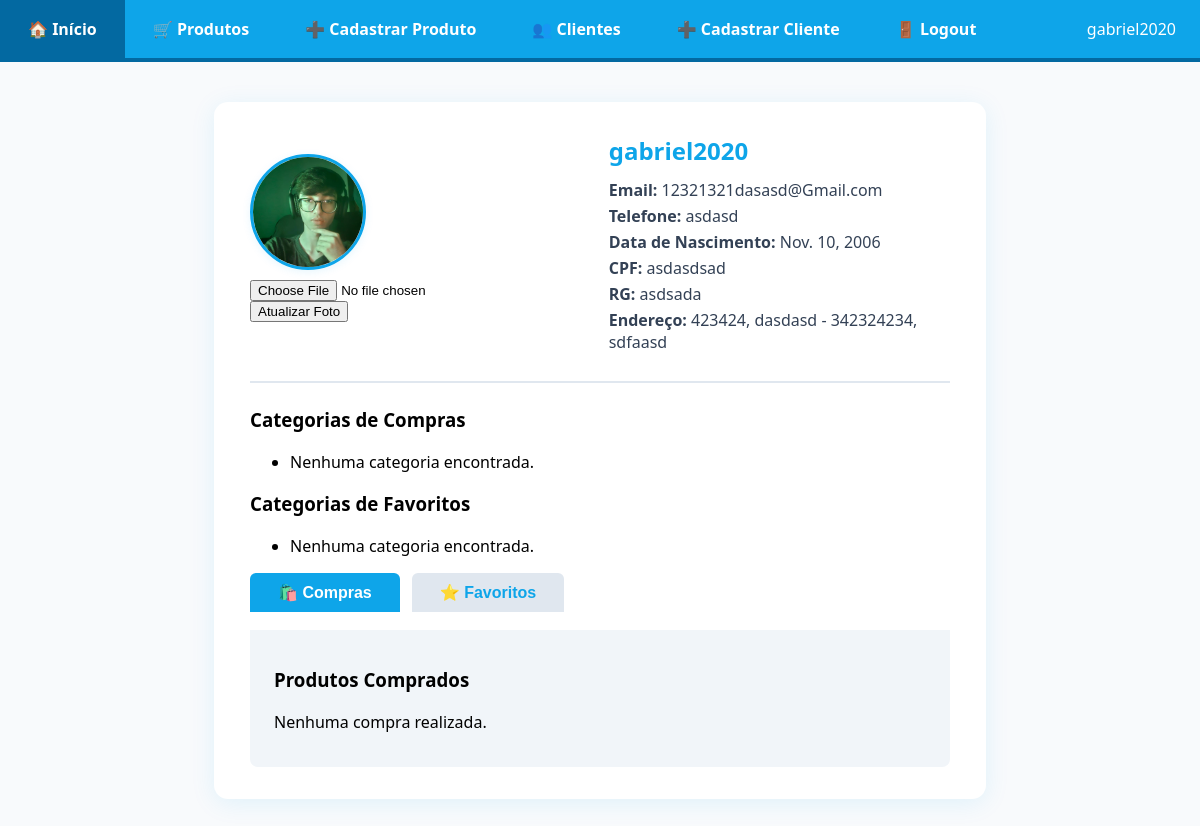
Screenshot of /clientes/1/perfil/ (signed in) with the database file from the repository.
### app/models.py (models this page shows, shortened)
class user(models.Model):
    username = models.CharField(max_length=100)
    password = models.CharField(max_length=100)
    email = models.EmailField(max_length=100)
    telefone = models.CharField(max_length=100)
    data_de_nascimento = models.DateField()
    cpf = models.CharField(max_length=100)
    rg = models.CharField(max_length=100)
    endereco = models.CharField(max_length=100)
    cidade = models.CharField(max_length=100)
    estado = models.CharField(max_length=100)
    cep = models.CharField(max_length=100)
    imagem = models.ImageField(upload_to='perfil/', blank=True, null=True)
    favoritos = models.ManyToManyField('produto', related_name='favoritado_por', blank=True)
    compras = models.ManyToManyField('produto', related_name='comprado_por', blank=True)

### app/views.py (the view)
# urls.py: path('clientes/<int:pk>/perfil/', views.perfil_cliente, name='perfil_cliente'),  # Adicione esta linha
@login_required
def perfil_cliente(request, pk):
    if request.user.id != pk:
        messages.error(request, "Acesso negado. Você só pode acessar seu próprio perfil.")
        return redirect('perfil_cliente', pk=request.user.id)
    try:
        cliente = user.objects.get(pk=request.user.id)
    except user.DoesNotExist:
        messages.error(request, "Cliente não encontrado.")
        return redirect('cliente_list')
    compras = cliente.compras.filter(comprado_por=cliente)
    favoritos = cliente.favoritos.filter(favoritado_por=cliente)
    categorias_compras = sorted(set(prod.categoria for prod in compras))
    categorias_favoritos = sorted(set(prod.categoria for prod in favoritos))
    return render(request, 'perfil_cliente.html', {
        'cliente': cliente,
        'compras': compras,
        'favoritos': favoritos,
        'categorias_compras': categorias_compras,
        'categorias_favoritos': categorias_favoritos,
    })

### app/templates/perfil_cliente.html (shortened to what this page needs)
{% load static %}
{% include "_menu.html" %}
<!DOCTYPE html>
<html>
<head>
    <link rel="stylesheet" href="{% static 'perfil_cliente.css' %}">
</head>
<body>
<div class="perfil-container">
    <div class="perfil-header">
        <div class="perfil-img">
            {% if cliente.imagem %}
                <img src="{{ cliente.imagem.url }}" alt="Foto de Perfil">
            {% else %}
                <img src="{% static 'default_profile.png' %}" alt="Foto de Perfil">
            {% endif %}
            <form action="{% url 'atualizar_foto_perfil' cliente.pk %}" method="post" enctype="multipart/form-data" style="margin-top:10px;">
                <input type="file" name="imagem" accept="image/*" required>
                <button type="submit">Atualizar Foto</button>
            </form>
        </div>
        <div class="perfil-info">
            <h2>{{ cliente.username }}</h2>
            <p><strong>Email:</strong> {{ cliente.email }}</p>
            <p><strong>Telefone:</strong> {{ cliente.telefone }}</p>
            <p><strong>Data de Nascimento:</strong> {{ cliente.data_de_nascimento }}</p>
            <p><strong>CPF:</strong> {{ cliente.cpf }}</p>
            <p><strong>RG:</strong> {{ cliente.rg }}</p>
            <p><strong>Endereço:</strong> {{ cliente.endereco }}, {{ cliente.cidade }} - {{ cliente.estado }}, {{ cliente.cep }}</p>
        </div>
    </div>
    <div class="perfil-categorias">
        <h3>Categorias de Compras</h3>
        <ul>
            {% for cat in categorias_compras %}
                <li style="display:inline-block; margin-right:10px; background:#e0e7ef; padding:6px 16px; border-radius:16px; color:#0ea5e9;">{{ cat }}</li>
            {% empty %}
                <li>Nenhuma categoria encontrada.</li>
            {% endfor %}
        </ul>
        <h3>Categorias de Favoritos</h3>
        <ul>
            {% for cat in categorias_favoritos %}
                <li style="display:inline-block; margin-right:10px; background:#ffe7b2; padding:6px 16px; border-radius:16px; color:#ea580c;">{{ cat }}</li>
            {% empty %}
                <li>Nenhuma categoria encontrada.</li>
            {% endfor %}
        </ul>
    </div>
    <div class="perfil-tabs">
        <button class="tab-btn active" onclick="showTab('compras')">🛍️ Compras</button>
        <button class="tab-btn" onclick="showTab('favoritos')">⭐ Favoritos</button>
    </div>
    <div id="compras" class="tab-content active">
        <h3>Produtos Comprados</h3>
        {% if compras %}
            <ul>
                {% for produto in compras %}
                    <li>
                        <img src="{{ produto.imagem.url }}" width="40" height="40">
                        {{ produto.nome }} - {{ produto.preco }}
                    </li>
                {% endfor %}
            </ul>
        {% else %}
            <p>Nenhuma compra realizada.</p>
        {% endif %}
    </div>
</div>
</body>
</html>

### app/templates/_menu.html (shortened to what this page needs)
{% load static %}
<nav class="menu-bar">
    <ul>
        <li><a href="{% url 'produto_list' %}">🏠 Início</a></li>
        <li><a href="{% url 'produto_list' %}">🛒 Produtos</a></li>
        <li><a href="{% url 'produto_create' %}">➕ Cadastrar Produto</a></li>
        <li><a href="{% url 'cliente_list' %}">👥 Clientes</a></li>
        <li><a href="{% url 'cliente_create' %}">➕ Cadastrar Cliente</a></li>
        <li><a href="{% url 'logout' %}">🚪 Logout</a></li>
    </ul>
    <div class="menu-profile">
        <span class="menu-profile-name">{{ request.user.username }}</span>
    </div>
</nav>

### static/perfil_cliente.css (style rules this page uses)
body { background: #f8fafc; font-family: 'Segoe UI', Arial, sans-serif; margin: 0; padding: 0; }
.perfil-container { max-width: 700px; margin: 40px auto; background: #fff; border-radius: 14px; box-shadow: 0 4px 24px rgba(14,165,233,0.10); padding: 32px 36px; }
.perfil-header { display: flex; align-items: center; border-bottom: 2px solid #e0e7ef; padding-bottom: 24px; margin-bottom: 24px; }
.perfil-img img { width: 110px; height: 110px; border-radius: 50%; object-fit: cover; border: 3px solid #0ea5e9; box-shadow: 0 2px 8px rgba(14,165,233,0.10); }
.perfil-info { margin-left: 32px; }
.perfil-info h2 { margin: 0 0 12px 0; color: #0ea5e9; }
.perfil-info p { margin: 4px 0; color: #334155; }
.perfil-tabs { display: flex; gap: 12px; margin-bottom: 18px; }
.tab-btn { background: #e0e7ef; color: #0ea5e9; border: none; padding: 10px 28px; border-radius: 6px 6px 0 0; font-size: 1em; cursor: pointer; font-weight: bold; transition: background 0.2s, color 0.2s; }
.tab-btn.active, .tab-btn:hover { background: #0ea5e9; color: #fff; }
.tab-content { display: none; background: #f1f5f9; border-radius: 0 0 8px 8px; padding: 18px 24px; }
.tab-content.active { display: block; }

### app/templates/_menu.html (style rules this page uses)
.menu-bar { background: #0ea5e9; padding: 0; margin: 0 0 30px 0; border-bottom: 4px solid #0369a1; display: flex; align-items: center; justify-content: space-between; }
.menu-bar ul { list-style: none; margin: 0; padding: 0; display: flex; }
.menu-bar li { margin: 0; }
.menu-bar a { display: block; padding: 18px 28px; color: #fff; text-decoration: none; font-weight: bold; border-right: 1px solid #0369a1; transition: background 0.2s; }
.menu-bar a:last-child { border-right: none; }
.menu-profile { display: flex; align-items: center; margin-right: 24px; }
.menu-profile-name { color: #fff; margin-left: 8px; font-weight: 500; }

### rows the page displays
user: imagem (picture), username "gabriel2020", email "12321321dasasd@Gmail.com", telefone "asdasd", data_de_nascimento "Nov. 10, 2006", cpf "asdasdsad", rg "asdsada", endereco "423424", cidade "dasdasd", estado "342324234", cep "sdfaasd"

### other values shown
{{ request.user.username }} "gabriel2020"
